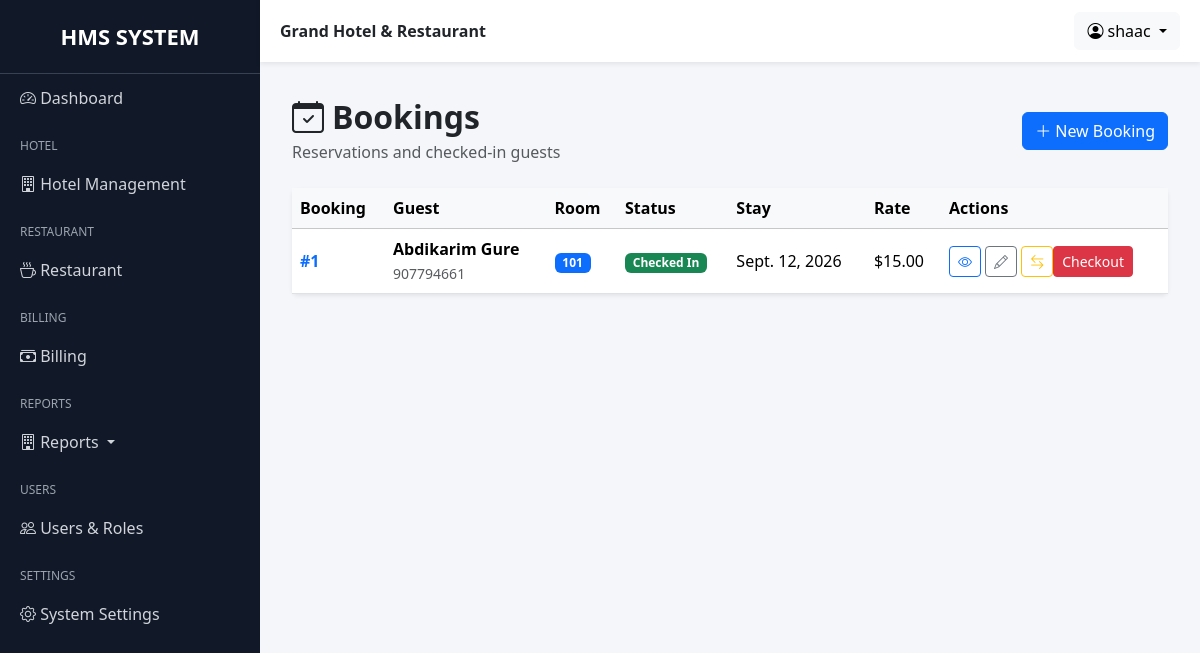
Screenshot of /grand/bookings/ (signed in) with the database file from the repository.
### hotel/models.py (models this page shows, shortened)
class Booking(models.Model):
    BOOKING_STATUS = (
        ("reserved", "Reserved"),
        ("checked_in", "Checked In"),
        ("checked_out", "Checked Out"),
        ("cancelled", "Cancelled"),
    )
    guest = models.ForeignKey(Guest, on_delete=models.PROTECT)
    room = models.ForeignKey(Room, on_delete=models.PROTECT)
    check_in = models.DateField()
    check_out = models.DateField(blank=True, null=True)
    status = models.CharField(max_length=20, default="checked_in")
    with_ac = models.BooleanField(default=False)
    room_price = models.DecimalField(max_digits=8, decimal_places=2, blank=True, null=True)
    actual_check_in_at = models.DateTimeField(null=True, blank=True)
    actual_check_out_at = models.DateTimeField(null=True, blank=True)
    late_checkout_approved = models.BooleanField(default=False)
    late_checkout_charge = models.DecimalField(max_digits=8, decimal_places=2, default=Decimal("0.00"))
    created = models.DateTimeField(auto_now_add=True)
    created_by = models.ForeignKey(User, on_delete=models.SET_NULL, null=True, blank=True)
    updated = models.DateTimeField(auto_now=True)
    updated_by = models.ForeignKey(
        User, on_delete=models.SET_NULL, null=True, blank=True,
        related_name="booking_updated_by"
    )

class Guest(models.Model):
    first_name = models.CharField(max_length=100)
    last_name = models.CharField(max_length=100)
    phone = models.CharField(max_length=20)
    email = models.EmailField(blank=True, null=True)
    address = models.CharField(max_length=200, blank=True)
    created = models.DateTimeField(auto_now_add=True, blank=True, null=True)
    created_by = models.ForeignKey(User, on_delete=models.SET_NULL, null=True, blank=True)
    def __str__(self):
        return f"{self.first_name} {self.last_name}"

class Room(models.Model):
    ROOM_TYPES = (
        ("single", "Single"),
        ("double", "Double"),
        ("suite", "Suite"),
    )
    ROOM_STATUS = (
        ("available", "Available"),
        ("reserved", "Reserved"),
        ("occupied", "Occupied"),
        ("cleaning", "Cleaning"),
        ("maintenance", "Maintenance"),
        ("out_of_order", "Out of Order"),
    )
    number = models.IntegerField(unique=True)
    room_type = models.CharField(max_length=20, choices=ROOM_TYPES)
    price = models.DecimalField(max_digits=8, decimal_places=2)
    price_with_ac = models.DecimalField(max_digits=8, decimal_places=2)
    is_available = models.BooleanField(default=True)
    status = models.CharField(max_length=20, choices=ROOM_STATUS, default="available")
    created = models.DateTimeField(auto_now_add=True, blank=True, null=True)
    created_by = models.ForeignKey(User, on_delete=models.SET_NULL, null=True, blank=True)

### hotel/views.py (the view)
# urls.py: path('bookings/', BookingListView.as_view(), name='booking_list'),
class BookingListView(LoginRequiredMixin, RoleRequiredMixin, ListView):
    allowed_roles = ROLES
    model = Booking
    template_name = "hotel/booking_list.html"
    context_object_name = "bookings"
    def get_queryset(self):
        return Booking.objects.filter(
            status__in=["reserved", "checked_in"]
        ).select_related("guest", "room").prefetch_related("room_stays").order_by("-check_in", "-id")

### accounts/mixins.py (called while the page is built)
    def dispatch(self, request, *args, **kwargs):
        if not request.user.is_authenticated:
            return redirect("login")
        if not hasattr(request.user, "userprofile"):
            return redirect("no_permission")
        if request.user.userprofile.role not in self.allowed_roles:
            return redirect("no_permission")
        return super().dispatch(request, *args, **kwargs)

### templates/hotel/booking_list.html (shortened to what this page needs)
{% extends "base.html" %}
{% block content %}
<div class="container-fluid py-3">
  <div class="d-flex flex-wrap justify-content-between align-items-center mb-4 gap-2">
    <div><h2 class="fw-bold mb-1"><i class="bi bi-calendar-check me-2"></i>Bookings</h2><div class="text-muted">Reservations and checked-in guests</div></div>
    <a href="{% url 'booking_add' %}" class="btn btn-primary"><i class="bi bi-plus-lg me-1"></i>New Booking</a>
  </div>
  <div class="card border-0 shadow-sm">
    <div class="table-responsive">
      <table class="table table-hover align-middle mb-0">
        <thead class="table-light"><tr><th>Booking</th><th>Guest</th><th>Room</th><th>Status</th><th>Stay</th><th>Rate</th><th>Actions</th></tr></thead>
        <tbody>
        {% for booking in bookings %}
          <tr>
            <td><a class="fw-bold text-decoration-none" href="{% url 'booking_detail' booking.id %}">#{{ booking.id }}</a></td>
            <td><strong>{{ booking.guest }}</strong><br><small class="text-muted">{{ booking.guest.phone }}</small></td>
            <td><span class="badge text-bg-primary">{{ booking.room.number }}</span>{% if booking.with_ac %} <span class="badge text-bg-success">AC</span>{% endif %}</td>
            <td>{% if booking.status == 'checked_in' %}<span class="badge text-bg-success">Checked In</span>{% else %}<span class="badge text-bg-warning">Reserved</span>{% endif %}</td>
            <td>{{ booking.check_in }}{% if booking.check_out %}<br><small>→ {{ booking.check_out }}</small>{% endif %}</td>
            <td>${{ booking.room_price|floatformat:2 }}</td>
            <td class="text-nowrap">
              <a href="{% url 'booking_detail' booking.id %}" class="btn btn-sm btn-outline-primary" title="Open"><i class="bi bi-eye"></i></a>
              <a href="{% url 'booking_update' booking.id %}" class="btn btn-sm btn-outline-secondary" title="Edit"><i class="bi bi-pencil"></i></a>
              {% if booking.status == 'reserved' %}<a href="{% url 'check_in' booking.id %}" class="btn btn-sm btn-success">Check In</a>{% else %}<a href="{% url 'room_transfer' booking.id %}" class="btn btn-sm btn-outline-warning" title="Transfer"><i class="bi bi-arrow-left-right"></i></a><a href="{% url 'booking_check_out' booking.id %}" class="btn btn-sm btn-danger">Checkout</a>{% endif %}
            </td>
          </tr>
        {% empty %}<tr><td colspan="7" class="text-center py-5 text-muted">No bookings found.</td></tr>{% endfor %}
        </tbody>
      </table>
    </div>
  </div>
</div>
{% endblock %}

### templates/base.html (shortened to what this page needs)
{% load static %}
<!DOCTYPE html>
<html lang="en">
<head>
    <link
        href="https://cdn.jsdelivr.net/npm/bootstrap@5.3.3/dist/css/bootstrap.min.css"
        rel="stylesheet">
    <link
        rel="stylesheet"
        href="https://cdn.jsdelivr.net/npm/bootstrap-icons@1.11.3/font/bootstrap-icons.min.css">
</head>
<body>
<div class="sidebar"
     id="sidebar">
    <div class="logo">
        HMS SYSTEM
    </div>
    <a href="">
        <i class="bi bi-speedometer2"></i>
        Dashboard
    </a>
    <div class="menu-title">
        Hotel
    </div>
    <a data-bs-toggle="collapse"
       href="#hotelMenu">
        <i class="bi bi-building"></i>
        Hotel Management
    </a>
    <div class="menu-title">
        Restaurant
    </div>
    <a data-bs-toggle="collapse"
       href="#restaurantMenu">
        <i class="bi bi-cup-hot"></i>
        Restaurant
    </a>
    <div class="menu-title">
        Billing
    </div>
    <a data-bs-toggle="collapse"
       href="#billingMenu">
        <i class="bi bi-cash-stack"></i>
        Billing
    </a>
    <div class="menu-title">Reports</div>
    <a class="dropdown-toggle" data-bs-toggle="collapse" href="#reportMenu">
        <i class="bi bi-building"></i>
        Reports
    </a>
    <div class="menu-title">
        Users
    </div>
    <a data-bs-toggle="collapse"
       href="#usersMenu">
        <i class="bi bi-people"></i>
        Users & Roles
    </a>
    <div class="menu-title">
        Settings
    </div>
    <a href="">
        <i class="bi bi-gear"></i>
        System Settings
    </a>
</div>
<div class="main-content">
    <div class="topbar d-flex justify-content-between align-items-center">
        <div>
            <strong>
                Grand Hotel & Restaurant
            </strong>
        </div>
        <div class="dropdown">
            <button class="btn btn-light dropdown-toggle"
                    data-bs-toggle="dropdown">
                <i class="bi bi-person-circle"></i>
                {{ request.user }}
            </button>
        </div>
    </div>
    <div class="page-content">
        {% block content %}
        {% endblock %}
    </div>
</div>
</body>
</html>

### templates/base.html (style rules this page uses)
body { overflow-x: hidden; background: #f4f6f9; }
.sidebar { width: 260px; min-height: 100vh; background: #111827; position: fixed; top: 0; left: 0; overflow-y: auto; overflow-x: hidden; scrollbar-width:thin; }
.sidebar .logo { padding: 20px; font-size: 22px; font-weight: bold; text-align: center; color: #fff; border-bottom: 1px solid #374151; }
.sidebar a { color: #d1d5db; text-decoration: none; display: block; padding: 12px 20px; transition: 0.3s; }
.sidebar .menu-title { color: #9ca3af; font-size: 12px; text-transform: uppercase; padding: 15px 20px 5px; }
.main-content { margin-left: 260px; min-height: 100vh; }
.topbar { background: white; padding: 12px 20px; box-shadow: 0 2px 5px rgba(0,0,0,0.08); position: sticky; top: 0; z-index: 1000; }
.page-content { padding: 20px; }

### rows the page displays
Booking: id "1", guest "Abdikarim Gure", guest.phone "907794661", room.number "101", status "Checked In", check_in "Sept. 12, 2026", room_price "15.00"

### other values shown
{{ request.user }} "shaac"
